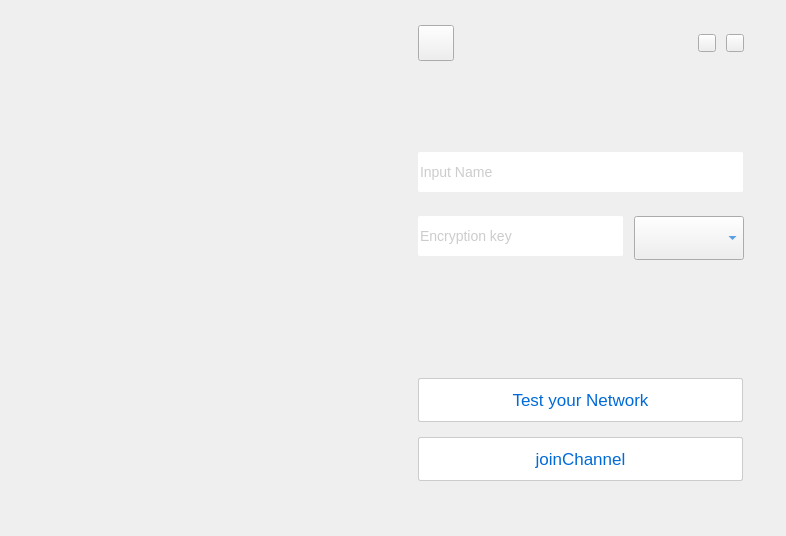
<?xml version="1.0" encoding="UTF-8"?>
<ui version="4.0">
 <class>OpenVideoCall</class>
 <widget class="QMainWindow" name="OpenVideoCall">
  <property name="geometry">
   <rect>
    <x>0</x>
    <y>0</y>
    <width>786</width>
    <height>536</height>
   </rect>
  </property>
  <property name="windowTitle">
   <string>MainWindow</string>
  </property>
  <widget class="QWidget" name="centralwidget">
   <property name="styleSheet">
    <string notr="true">image: url(:/uiresource/OVC-win-home.png);</string>
   </property>
   <widget class="QPushButton" name="btn_close">
    <property name="geometry">
     <rect>
      <x>726</x>
      <y>34</y>
      <width>18</width>
      <height>18</height>
     </rect>
    </property>
    <property name="styleSheet">
     <string notr="true">QPushButton:!hover {
image: url(:/uiresource/icon-close default.png);
border-image: url(:/uiresource/icon-close default.png);
}

QPushButton:hover {
image: url(:/uiresource/icon-close hover.png);
border-image: url(:/uiresource/icon-close hover.png);
}</string>
    </property>
    <property name="text">
     <string/>
    </property>
   </widget>
   <widget class="QPushButton" name="btn_config">
    <property name="geometry">
     <rect>
      <x>418</x>
      <y>25</y>
      <width>36</width>
      <height>36</height>
     </rect>
    </property>
    <property name="styleSheet">
     <string notr="true">QPushButton:!hover {
border-image: url(:/uiresource/icon-setting.png);
image: url(:/uiresource/icon-setting.png);
}

QPushButton:hover {
border-image: url(:/uiresource/icon-setting hover.png);
image: url(:/uiresource/icon-setting hover.png);
}</string>
    </property>
    <property name="text">
     <string/>
    </property>
   </widget>
   <widget class="QPushButton" name="btn_min">
    <property name="geometry">
     <rect>
      <x>698</x>
      <y>34</y>
      <width>18</width>
      <height>18</height>
     </rect>
    </property>
    <property name="styleSheet">
     <string notr="true">QPushButton:!hover {
image: url(:/uiresource/icon-min default.png);
border-image: url(:/uiresource/icon-min default.png);
}

QPushButton:hover {
image: url(:/uiresource/icon-min hover.png);
border-image: url(:/uiresource/icon-min hover.png);
}</string>
    </property>
    <property name="text">
     <string/>
    </property>
   </widget>
   <widget class="QLineEdit" name="led_classid">
    <property name="geometry">
     <rect>
      <x>418</x>
      <y>152</y>
      <width>325</width>
      <height>40</height>
     </rect>
    </property>
    <property name="styleSheet">
     <string notr="true">width:325px;
height:40px;
border-radius:2px;
image: url(:/uiresource/edit1.png);
font-size:14px;
font-family:HelveticaNeue;
color:rgba(153,153,153,1);
line-height:16px;
</string>
    </property>
    <property name="placeholderText">
     <string>Input Name</string>
    </property>
   </widget>
   <widget class="QLineEdit" name="led_key">
    <property name="geometry">
     <rect>
      <x>418</x>
      <y>216</y>
      <width>205</width>
      <height>40</height>
     </rect>
    </property>
    <property name="styleSheet">
     <string notr="true">width:205px;
height:40px;
border-radius:2px;
image: url(:/uiresource/edit1.png);
font-size:14px;
font-family:HelveticaNeue;
color:rgba(153,153,153,1);
line-height:16px;
</string>
    </property>
    <property name="placeholderText">
     <string>Encryption key</string>
    </property>
   </widget>
   <widget class="QPushButton" name="btn_test_network">
    <property name="geometry">
     <rect>
      <x>418</x>
      <y>378</y>
      <width>325</width>
      <height>44</height>
     </rect>
    </property>
    <property name="styleSheet">
     <string notr="true">QPushButton:!hover {
font-size:17px;
font-family:HelveticaNeue;
color:rgba(0,106,216,1);
line-height:20px;
background:rgba(255,255,255,1);
border-radius:2px;
border:1px solid rgba(204,204,204,1);
image: url(:/uiresource/edit1.png);
}
QPushButton:hover:pressed {
font-size:17px;
font-family:HelveticaNeue;
color:rgba(0,106,216,1);
line-height:20px;
background:rgba(255,255,255,1);
border-radius:2px;
border:1px solid rgba(204,204,204,1);
image: url(:/uiresource/edit1.png);
}
QPushButton:hover:!pressed {
font-size:17px;
font-family:HelveticaNeue;
color:rgba(255,255,255,1);
line-height:20px;
background:rgba(0,106,216,1);
border-radius:2px;
border:1px solid rgba(204,204,204,1);
image: url(:/uiresource/edit2.png);
}</string>
    </property>
    <property name="text">
     <string>Test your Network</string>
    </property>
   </widget>
   <widget class="QPushButton" name="btn_join">
    <property name="geometry">
     <rect>
      <x>418</x>
      <y>437</y>
      <width>325</width>
      <height>44</height>
     </rect>
    </property>
    <property name="styleSheet">
     <string notr="true">QPushButton:!hover {
font-size:17px;
font-family:HelveticaNeue;
color:rgba(0,106,216,1);
line-height:20px;
background:rgba(255,255,255,1);
border-radius:2px;
border:1px solid rgba(204,204,204,1);
image: url(:/uiresource/edit1.png);
}
QPushButton:hover:pressed {
font-size:17px;
font-family:HelveticaNeue;
color:rgba(0,106,216,1);
line-height:20px;
background:rgba(255,255,255,1);
border-radius:2px;
border:1px solid rgba(204,204,204,1);
image: url(:/uiresource/edit1.png);
}

QPushButton:hover:!pressed {
font-size:17px;
font-family:HelveticaNeue;
color:rgba(255,255,255,1);
line-height:20px;
background:rgba(0,106,216,1);
border-radius:2px;
border:1px solid rgba(204,204,204,1);
image: url(:/uiresource/edit2.png);
}</string>
    </property>
    <property name="text">
     <string>joinChannel</string>
    </property>
   </widget>
   <widget class="QComboBox" name="com_encryp">
    <property name="geometry">
     <rect>
      <x>634</x>
      <y>216</y>
      <width>110</width>
      <height>44</height>
     </rect>
    </property>
    <property name="styleSheet">
     <string notr="true">font-size:17px;
font-family:HelveticaNeue;
color:rgba(0,106,216,1);
line-height:20px;</string>
    </property>
   </widget>
  </widget>
 </widget>
 <layoutdefault spacing="6" margin="11"/>
 <resources/>
 <connections/>
</ui>
